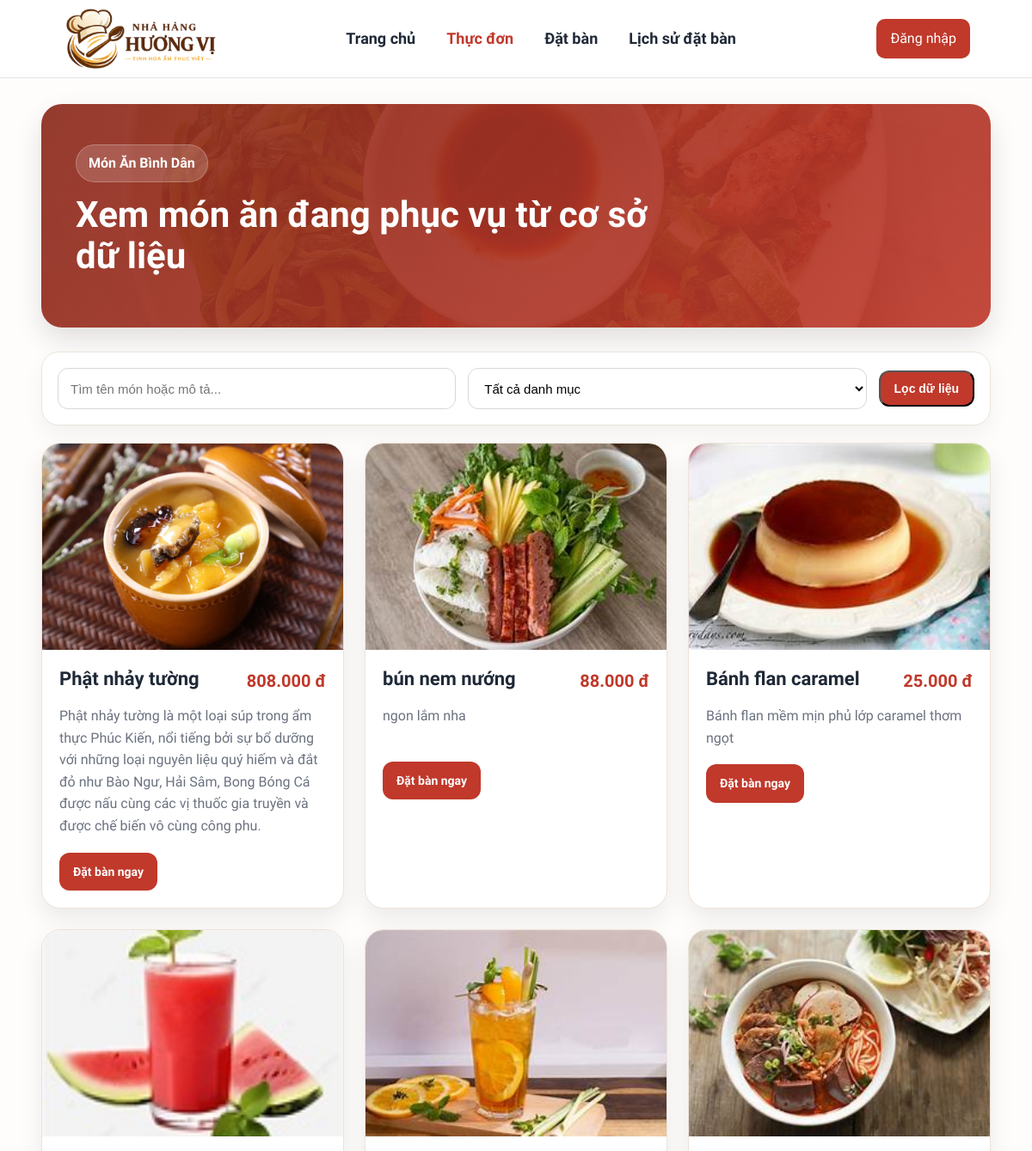
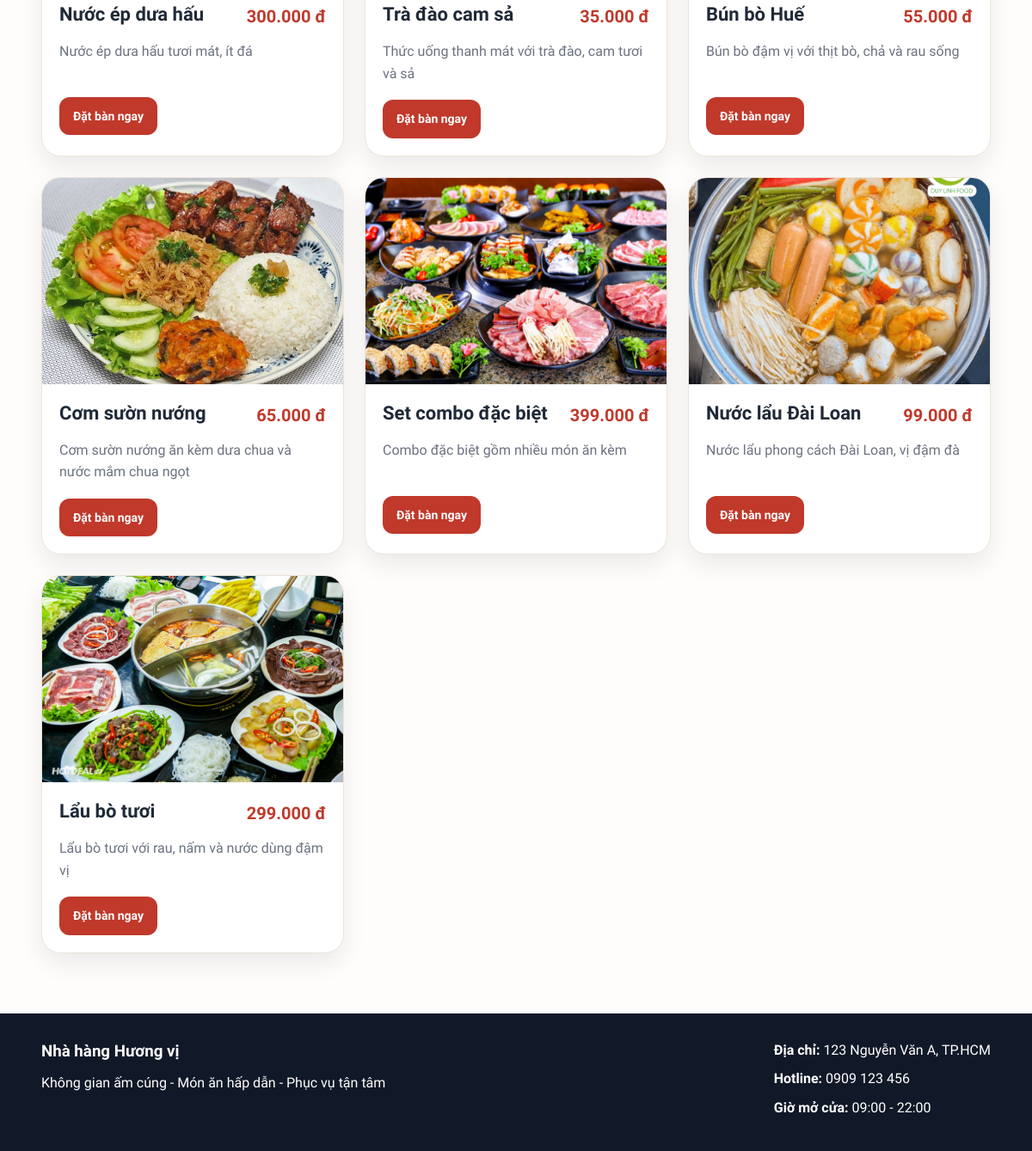
The page /customer/menu.php on the database as committed earlier (2 pictures, top to bottom).
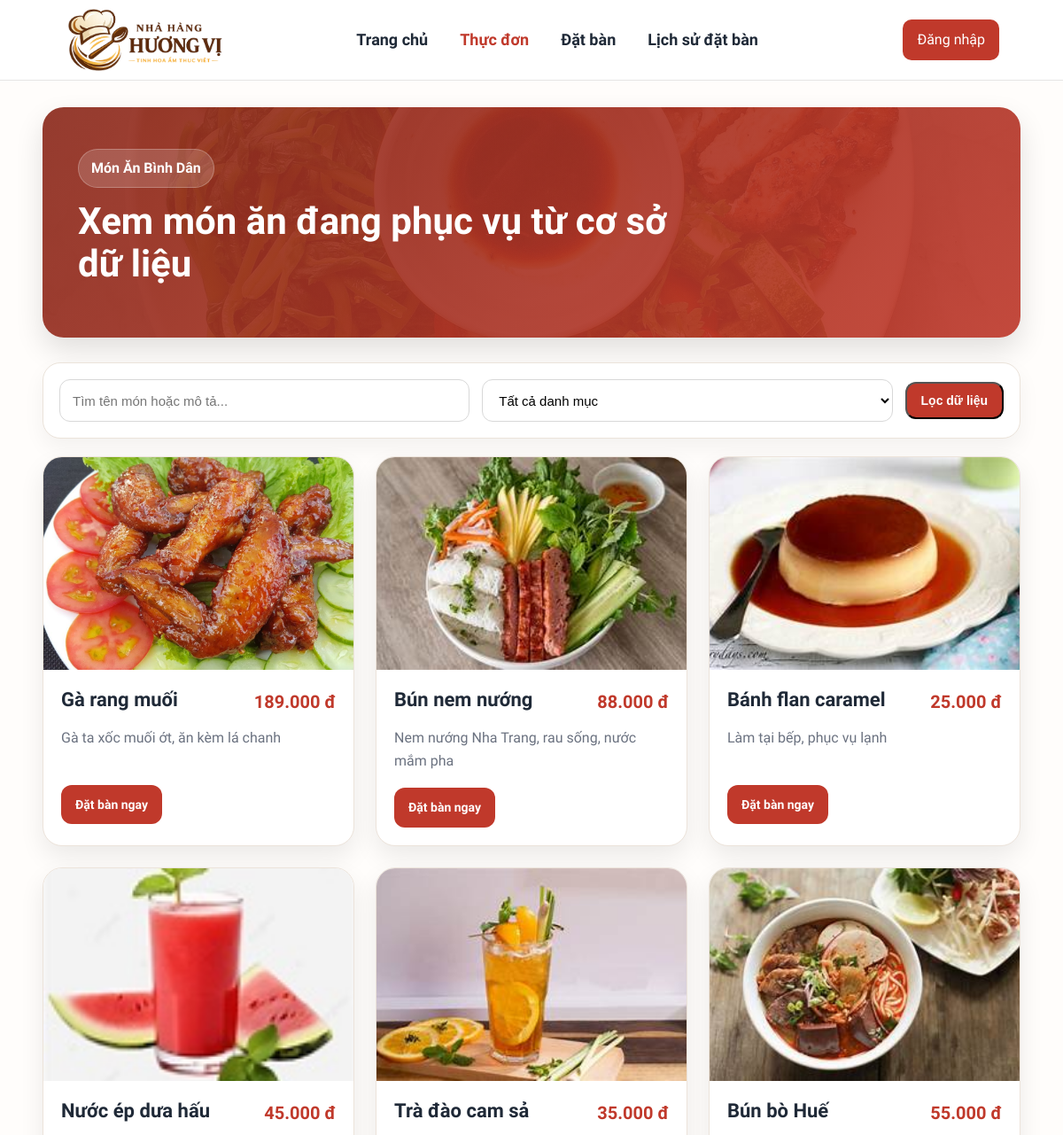
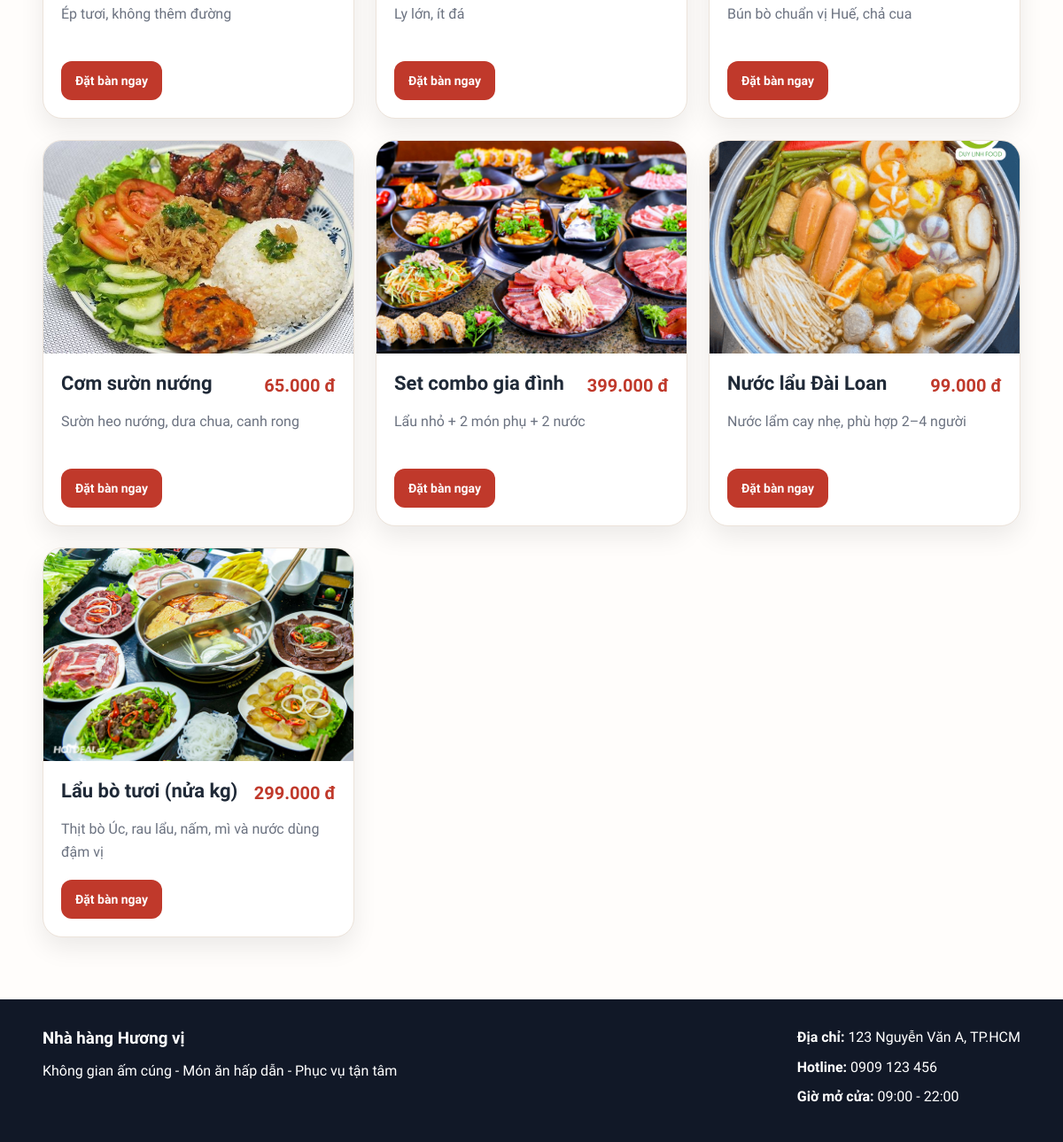
The same page on the database as committed later (2 pictures, top to bottom).
### tables this page shows
CREATE TABLE `menu_items` (
  `item_id` int(11) NOT NULL AUTO_INCREMENT,
  `category_id` int(11) NOT NULL,
  `item_name` varchar(100) NOT NULL,
  `price` decimal(12,2) NOT NULL,
  `description` varchar(255) DEFAULT NULL,
  `image_url` varchar(255) DEFAULT NULL,
  `status` enum('con_hang','het_hang','ngung_ban') NOT NULL DEFAULT 'con_hang',
  PRIMARY KEY (`item_id`),
  UNIQUE KEY `uq_menu_items_item_name` (`item_name`),
  KEY `idx_menu_items_category_id` (`category_id`)
);

### includes/functions.php (called while the page is built, shortened)
<?php
function format_currency($amount): string {
    return number_format((float)$amount, 0, ',', '.') . ' đ';
}
function e($value): string {
    return htmlspecialchars((string)$value, ENT_QUOTES, 'UTF-8');
}

### customer/menu.php (the view, shortened to what this page needs)
<?php
require_once __DIR__ . '/../config/database.php';
require_once __DIR__ . '/../includes/functions.php';
$db = null;
$dbType = '';
if (isset($pdo) && $pdo instanceof PDO) {
    $db = $pdo;
    $dbType = 'pdo';
} elseif (isset($conn) && $conn instanceof mysqli) {
    $db = $conn;
    $dbType = 'mysqli';
} elseif (isset($mysqli) && $mysqli instanceof mysqli) {
    $db = $mysqli;
    $dbType = 'mysqli';
} else {
    die('Không tìm thấy biến kết nối CSDL. Hãy kiểm tra file config/database.php');
}
function db_fetch_all($db, string $dbType, string $sql, array $params = []): array
{
    $stmt = $db->prepare($sql);
    $stmt->execute();
    $result = $stmt->get_result();
    return $result->fetch_all(MYSQLI_ASSOC);
}
$keyword = trim($_GET['keyword'] ?? '');
$sql = "SELECT
            mi.item_id,
            mi.item_name,
            mi.price,
            mi.description,
            mi.image_url,
            mi.status,
            c.category_name
        FROM menu_items mi
        LEFT JOIN categories c ON c.category_id = mi.category_id
        WHERE mi.status = 'con_hang'";
$params = [];
$sql .= " ORDER BY mi.item_id DESC";
$items = db_fetch_all($db, $dbType, $sql, $params);
include __DIR__ . '/../includes/header.php';
?>
<section class="menu-page">
    <div class="container">
        <div class="menu-hero">
            <div class="menu-hero-content">
                <span class="menu-badge">Món Ăn Bình Dân</span>
                <h1>Xem món ăn đang phục vụ từ cơ sở dữ liệu</h1>
            </div>
        </div>
        <div class="menu-toolbar">
            <form method="GET" class="menu-filter-form">
                <div class="filter-group">
                    <input
                        type="text"
                        class="filter-input"
                        name="keyword"
                        placeholder="Tìm tên món hoặc mô tả..."
                        value="<?= e($keyword) ?>"
                    >
                </div>
                <div class="filter-group">
                    <select class="filter-select" name="category_id">
                        <option value="0">Tất cả danh mục</option>
                    </select>
                </div>
                <button type="submit" class="btn btn-primary btn-sm">Lọc dữ liệu</button>
            </form>
        </div>
        <div class="menu-grid">
            <?php if (empty($items)): ?>
                <div class="empty-box">
                    <h3>Không tìm thấy món ăn phù hợp</h3>
                    <p>Hãy thử từ khóa khác hoặc bỏ bộ lọc danh mục.</p>
                </div>
            <?php else: ?>
                <?php foreach ($items as $item): ?>
                    <div class="menu-card">
                        <div class="menu-card-image">
                            <?php
                            $imageUrl = $item['image_url'] ?? '/quanlynhahang/assets/images/featured-2.jpg';
                            ?>
                            <img src="<?= e($imageUrl) ?>" alt="<?= e($item['item_name']) ?>">
                        </div>
                        <div class="menu-card-body">
                            <div class="menu-card-top">
                                <h3><?= e($item['item_name']) ?></h3>
                                <span class="menu-price"><?= format_currency($item['price']) ?></span>
                            </div>
                            <p class="menu-description">
                                <?= e($item['description'] ?: 'Chưa có mô tả cho món ăn này.') ?>
                            </p>
                            <div class="menu-card-actions">
                                <a href="/quanlynhahang/customer/reservation.php?item_id=<?= (int)$item['item_id'] ?>#chon-mon-dat-truoc" class="btn btn-primary btn-sm">
                                        Đặt bàn ngay
                                </a>
                            </div>
                        </div>
                    </div>
                <?php endforeach; ?>
            <?php endif; ?>
        </div>
    </div>
</section>
<?php include __DIR__ . '/../includes/footer.php'; ?>

### includes/header.php (shortened to what this page needs)
<?php
$user = $_SESSION['user'] ?? null;
$roleName = strtolower($user['role_name'] ?? '');
$fullName = $user['full_name'] ?? '';
$firstLetter = $fullName !== '' ? mb_strtoupper(mb_substr($fullName, 0, 1)) : 'U';
?>
<!DOCTYPE html>
<html lang="vi">
<head>
    <link rel="stylesheet" href="/quanlynhahang/assets/css/style.css">
    <link rel="stylesheet" href="/quanlynhahang/assets/css/fa-all.min.css">
</head>
<body>
<header class="site-header">
    <div class="container nav-wrap">
        <a href="/quanlynhahang/index.php" class="logo">
            <img src="/quanlynhahang/assets/images/logo.png" alt="Nhà Hàng Miền Tây" style="height:70px; width:auto; object-fit:contain; vertical-align:middle;">
        </a>
        <?php $currentPath = $_SERVER['REQUEST_URI']; ?>
        <nav class="main-nav">
            <a href="/quanlynhahang/index.php" <?= strpos($currentPath, '/index.php') !== false || $currentPath === '/quanlynhahang/' ? 'class="active"' : '' ?>>Trang chủ</a>
            <a href="/quanlynhahang/customer/menu.php" <?= strpos($currentPath, '/customer/menu.php') !== false ? 'class="active"' : '' ?>>Thực đơn</a>
            <a href="/quanlynhahang/customer/reservation.php" <?= strpos($currentPath, '/customer/reservation.php') !== false ? 'class="active"' : '' ?>>Đặt bàn</a>
            <a href="/quanlynhahang/customer/reservation-history.php" <?= strpos($currentPath, '/customer/reservation-history.php') !== false ? 'class="active"' : '' ?>>Lịch sử đặt bàn</a>
        </nav>
        <div class="header-user-area">
            <?php if ($user): ?>
                <?php if (in_array($roleName, ['admin', 'quanly'])): ?>
                    <?php $backUrl = $roleName === 'admin' ? '/quanlynhahang/admin.php' : '/quanlynhahang/manager/index.php'; ?>
                    <a href="<?= $backUrl ?>" class="nav-btn">Trang quản lý</a>
                <?php endif; ?>
                <div class="user-dropdown">
                    <button class="user-dropdown-toggle" type="button" onclick="toggleUserMenu()">
                        <span class="user-avatar"><?= htmlspecialchars($firstLetter) ?></span>
                        <span class="user-meta">
                            <strong><?= htmlspecialchars($fullName) ?></strong>
                            <?php if (strtolower($user['role_name'] ?? '') !== 'khachhang'): ?>
                            <small><?= htmlspecialchars($user['role_name']) ?></small>
                            <?php endif; ?>
                        </span>
                        <span class="user-caret">▾</span>
                    </button>
                    <div class="user-dropdown-menu" id="userDropdownMenu">
                        <a href="/quanlynhahang/profile.php">Hồ sơ cá nhân</a>
                        <a href="/quanlynhahang/change-password.php">Đổi mật khẩu</a>
                        <a href="/quanlynhahang/auth/logout.php" class="logout-link">Đăng xuất</a>
                    </div>
                </div>
            <?php else: ?>
                <a href="/quanlynhahang/auth/login.php" class="nav-btn">Đăng nhập</a>
            <?php endif; ?>
        </div>
    </div>
</header>

### includes/footer.php (shortened to what this page needs)
<footer class="site-footer">
    <div class="container footer-content">
        <div>
            <h3>Nhà hàng Hương vị</h3>
            <p>Không gian ấm cúng - Món ăn hấp dẫn - Phục vụ tận tâm</p>
        </div>
        <div>
            <p><strong>Địa chỉ:</strong> 123 Nguyễn Văn A, TP.HCM</p>
            <p><strong>Hotline:</strong> 0909 123 456</p>
            <p><strong>Giờ mở cửa:</strong> 09:00 - 22:00</p>
        </div>
    </div>
</footer>
</body>
</html>

### assets/css/style.css (style rules this page uses)
* { margin: 0; padding: 0; box-sizing: border-box; }
:root { --primary: #c0392b; --primary-dark: #a5281b; --secondary: #1f2937; --light: #fff8f2; --soft: #f7f3ee; --white: #ffffff; --text: #222; --muted: #6b7280; --border: #e8dfd7; --shadow: 0 12px 30px rgba(0, 0, 0, 0.08); --radius: 18px; }
body { font-family: 'Be Vietnam Pro', -apple-system, BlinkMacSystemFont, 'Segoe UI', system-ui, sans-serif; background: #fffdfb; color: var(--text); line-height: 1.6; }
img { display: block; max-width: 100%; }
a { text-decoration: none; }
.container { width: 92%; max-width: 1200px; margin: 0 auto; }
.site-header { position: sticky; top: 0; z-index: 999; background: rgba(255,255,255,0.96); backdrop-filter: blur(8px); border-bottom: 1px solid var(--border); }
.nav-wrap { min-height: 78px; display: flex; align-items: center; justify-content: space-between; gap: 20px; }
.logo { display: inline-flex; align-items: center; font-size: 35px; font-weight: 700; color: var(--secondary); line-height: 1; }
.main-nav { display: flex; align-items: center; gap: 18px; flex-wrap: wrap; }
.main-nav a { color: var(--secondary); font-weight: 600; }
.main-nav a.active { color: var(--primary); }
.nav-btn { background: var(--primary); color: #fff !important; padding: 10px 16px; border-radius: 10px; }
.btn { display: inline-block; padding: 14px 24px; border-radius: 12px; font-weight: 700; transition: all 0.25s ease; }
.btn-primary { background: #c0392b; color: #fff; }
.site-footer { background: #111827; color: #fff; padding: 30px 0; }
.footer-content { display: flex; justify-content: space-between; gap: 20px; flex-wrap: wrap; }
.footer-content h3, .footer-content p { margin-bottom: 8px; }
.menu-page { padding: 30px 0 70px; background: #fffdfb; }
.menu-hero { background: linear-gradient(135deg, rgba(142, 45, 31, 0.92), rgba(192, 57, 43, 0.9)), url('/quanlynhahang/assets/images/hero-slide-2.jpg') center/cover no-repeat; border-radius: 24px; min-height: 260px; display: flex; align-items: center; padding: 40px; margin-bottom: 28px; box-shadow: 0 14px 32px rgba(0, 0, 0, 0.12); }
.menu-hero-content { max-width: 700px; color: #fff; }
.menu-badge { display: inline-block; background: rgba(255,255,255,0.16); border: 1px solid rgba(255,255,255,0.24); padding: 8px 14px; border-radius: 999px; font-weight: 700; margin-bottom: 14px; }
.menu-hero-content h1 { font-size: 42px; line-height: 1.15; margin-bottom: 12px; }
.menu-toolbar { background: #fff; border: 1px solid #ebe3da; border-radius: 20px; padding: 18px; box-shadow: 0 10px 24px rgba(0,0,0,0.05); margin-bottom: 20px; }
.menu-filter-form { display: flex; gap: 14px; align-items: center; flex-wrap: wrap; }
.filter-group { flex: 1; min-width: 220px; }
.filter-input, .filter-select { width: 100%; height: 48px; border: 1px solid #d8d8d8; border-radius: 12px; padding: 0 14px; outline: none; font-size: 15px; background: #fff; }
.menu-grid { display: grid; grid-template-columns: repeat(3, 1fr); gap: 24px; }
.menu-card { background: #fff; border-radius: 22px; overflow: hidden; border: 1px solid #ece3da; box-shadow: 0 12px 28px rgba(0,0,0,0.08); transition: transform 0.25s ease, box-shadow 0.25s ease; }
.menu-card-image { position: relative; height: 240px; overflow: hidden; }
.menu-card-image img { width: 100%; height: 100%; object-fit: cover; }
.menu-card-body { padding: 20px; }
.menu-card-top { display: flex; justify-content: space-between; align-items: flex-start; gap: 12px; margin-bottom: 12px; }
.menu-card-top h3 { font-size: 22px; line-height: 1.3; color: #1f2937; margin: 0; }
.menu-price { color: #c0392b; font-size: 20px; font-weight: 800; white-space: nowrap; }
.menu-description { color: #6b7280; margin-bottom: 18px; min-height: 48px; }
.menu-card-actions { display: flex; justify-content: space-between; align-items: center; }
.btn-sm { padding: 11px 16px; font-size: 14px; }
.header-user-area { display: flex; align-items: center; margin-left: 18px; }
.site-header { background: #fff; border-bottom: 1px solid #e5e5e5; }
.nav-wrap { display: flex; align-items: center; justify-content: space-between; min-height: 90px; padding: 0 24px; }
.logo { display: flex; align-items: center; flex-shrink: 0; }
.logo img { height: 72px; width: auto; display: block; object-fit: contain; }
.main-nav { display: flex; align-items: center; gap: 36px; }
.main-nav a { text-decoration: none; font-size: 18px; font-weight: 600; color: #1f2937; }

Rows that differ between the two databases and show on the page:
changed menu_items: image_url: a different picture; item_name "Phật nhảy tường" → "Gà rang muối"; price "808.000 đ" → "189.000 đ"; description "Phật nhảy tường là một loại súp trong ẩm thực Phúc Kiến, nổi tiếng bởi sự bổ dưỡng với những loại nguyên liệu quý hiếm và đắt đỏ như Bào Ngư, Hải Sâm, Bong Bóng Cá được nấu cùng các vị thuốc gia truyền và được chế biến vô cùng công phu." → "Gà ta xốc muối ớt, ăn kèm lá chanh"
changed menu_items: item_name "bún nem nướng" → "Bún nem nướng"; description "ngon lắm nha" → "Nem nướng Nha Trang, rau sống, nước mắm pha"
changed menu_items "Bánh flan caramel": description "Bánh flan mềm mịn phủ lớp caramel thơm ngọt" → "Làm tại bếp, phục vụ lạnh"
changed menu_items "Nước ép dưa hấu": price "300.000 đ" → "45.000 đ"; description "Nước ép dưa hấu tươi mát, ít đá" → "Ép tươi, không thêm đường"
changed menu_items "Trà đào cam sả": description "Thức uống thanh mát với trà đào, cam tươi và sả" → "Ly lớn, ít đá"
changed menu_items "Bún bò Huế": description "Bún bò đậm vị với thịt bò, chả và rau sống" → "Bún bò chuẩn vị Huế, chả cua"
changed menu_items "Cơm sườn nướng": description "Cơm sườn nướng ăn kèm dưa chua và nước mắm chua ngọt" → "Sườn heo nướng, dưa chua, canh rong"
changed menu_items: item_name "Set combo đặc biệt" → "Set combo gia đình"; description "Combo đặc biệt gồm nhiều món ăn kèm" → "Lẩu nhỏ + 2 món phụ + 2 nước"
changed menu_items "Nước lẩu Đài Loan": description "Nước lẩu phong cách Đài Loan, vị đậm đà" → "Nước lẩm cay nhẹ, phù hợp 2–4 người"
changed menu_items: item_name "Lẩu bò tươi" → "Lẩu bò tươi (nửa kg)"; description "Lẩu bò tươi với rau, nấm và nước dùng đậm vị" → "Thịt bò Úc, rau lẩu, nấm, mì và nước dùng đậm vị"
